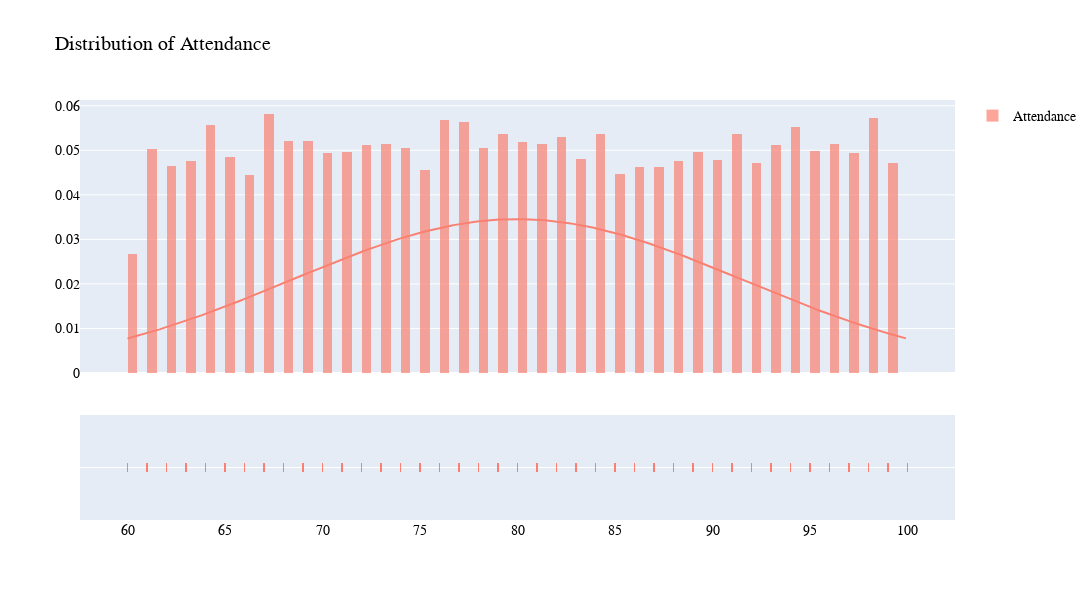

Notebook source saved alongside this figure:
### Markdown cell above
<p align="left">
  <img src="Px plots\plot3.png">
  <br>
</p>

### Code cell
x4 = student_Performance['Attendance'].tolist() 
group_label = ['Attendance']


color = ['Salmon']

fig = ff.create_distplot(
    [x4],
    group_label,
    bin_size=.5,
    curve_type='normal',colors= color
)

fig.update_layout(title_text='Distribution of Attendance ',font=dict(family='Arial', size=14, color='black'),width = 1200,height =600)

### Figure 1 — Plotly figure (JSON) as saved in the notebook; plotly's stock layout.template omitted (floating-point values rounded to 4 significant figures; data arrays with more than 128 entries replaced by an {"elided": "..."} marker saying what was removed)
{"data": [{"autobinx": false, "histnorm": "probability density", "legendgroup": "Attendance", "marker": {"color": "Salmon"}, "name": "Attendance", "opacity": 0.7, "type": "histogram", "x": {"elided": "6607 int values"}, "xaxis": "x", "xbins": {"end": 100, "size": 0.5, "start": 60}, "yaxis": "y"}, {"legendgroup": "Attendance", "marker": {"color": "Salmon"}, "mode": "lines", "name": "Attendance", "showlegend": false, "type": "scatter", "x": {"elided": "500 float values"}, "xaxis": "x", "y": {"elided": "500 float values"}, "yaxis": "y"}, {"legendgroup": "Attendance", "marker": {"color": "Salmon", "symbol": "line-ns-open"}, "mode": "markers", "name": "Attendance", "showlegend": false, "type": "scatter", "x": {"elided": "6607 int values"}, "xaxis": "x", "y": {"elided": "6607 str values"}, "yaxis": "y2"}], "layout": {"barmode": "overlay", "font": {"color": "black", "family": "Arial", "size": 14}, "height": 600, "hovermode": "closest", "legend": {"traceorder": "reversed"}, "title": {"text": "Distribution of Attendance "}, "width": 1200, "xaxis": {"anchor": "y2", "domain": [0, 1], "zeroline": false}, "yaxis": {"anchor": "free", "domain": [0.35, 1], "position": 0}, "yaxis2": {"anchor": "x", "domain": [0, 0.25], "dtick": 1, "showticklabels": false}}}
